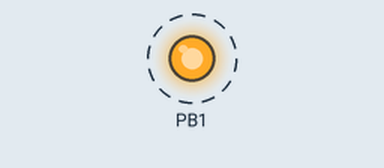
This sketch was run on a simulated ATtiny85, built with avr-gcc and run on an emulated ATtiny85. Parts: output pins drawn as LEDs (lit = HIGH). Dashed ring = blinking.

Above: at 54.1 s.
Timing chart, 0 to 58.3 s (numbered marks = the images above):
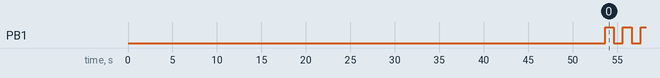

Measured:
- by itself, PB1: alternates HIGH for 1.0 s and LOW for 1.0 s

The sketch:

win10wipe.ino
```cpp
#include "DigiKeyboard.h"
#define KEY_ESC     41
#define KEY_BACKSPACE 42
#define KEY_TAB     43
#define KEY_PRT_SCR 70
#define KEY_DELETE  76
#define KEY_ARROW_RIGHT 0x4F
#define KEY_ARROW_DOWN  0x51
#define KEY_ARROW_UP    0x52

void setup() {
  pinMode(1, OUTPUT);
  DigiKeyboard.delay(5000);
  DigiKeyboard.sendKeyStroke(0);

  // Win10 Auto Wipe Exp3
  DigiKeyboard.delay(2000);
  DigiKeyboard.sendKeyStroke(KEY_TAB, 0);
  DigiKeyboard.delay(100);
  DigiKeyboard.sendKeyStroke(KEY_TAB, 0);
  DigiKeyboard.delay(100);
  DigiKeyboard.sendKeyStroke(KEY_TAB, 0);
  DigiKeyboard.delay(100);
  DigiKeyboard.sendKeyStroke(KEY_SPACE, 0);
  DigiKeyboard.delay(100);
  DigiKeyboard.sendKeyStroke(KEY_SPACE, 0);
  DigiKeyboard.delay(100);
  // Activate Windows Key
  DigiKeyboard.delay(10000);
  DigiKeyboard.delay(10000);
  DigiKeyboard.delay(7500);
  DigiKeyboard.sendKeyStroke(KEY_TAB, 0);
  DigiKeyboard.delay(100);
  DigiKeyboard.sendKeyStroke(KEY_TAB, 0);
  DigiKeyboard.delay(100);
  DigiKeyboard.sendKeyStroke(KEY_TAB, 0);
  DigiKeyboard.delay(100);
  DigiKeyboard.sendKeyStroke(KEY_SPACE, 0);
  DigiKeyboard.delay(3000);
  // Windows Version Selection
  DigiKeyboard.sendKeyStroke(KEY_ARROW_DOWN, 0);
  DigiKeyboard.delay(100);
  DigiKeyboard.sendKeyStroke(KEY_ARROW_DOWN, 0);
  DigiKeyboard.delay(100);
  DigiKeyboard.sendKeyStroke(KEY_ARROW_DOWN, 0);
  DigiKeyboard.delay(100);
  DigiKeyboard.sendKeyStroke(KEY_ARROW_DOWN, 0);
  DigiKeyboard.delay(100);
  DigiKeyboard.sendKeyStroke(KEY_ARROW_DOWN, 0);
  DigiKeyboard.delay(100);
  DigiKeyboard.sendKeyStroke(KEY_TAB, 0);
  DigiKeyboard.delay(100);
  DigiKeyboard.sendKeyStroke(KEY_SPACE, 0);
  DigiKeyboard.delay(2250);
  // Windows Version Selection
  DigiKeyboard.sendKeyStroke(KEY_SPACE, 0);
  DigiKeyboard.delay(100);
  DigiKeyboard.sendKeyStroke(KEY_TAB, 0);
  DigiKeyboard.delay(100);
  DigiKeyboard.sendKeyStroke(KEY_SPACE, 0);
  DigiKeyboard.delay(100);
  DigiKeyboard.sendKeyStroke(KEY_ARROW_DOWN, 0);
  DigiKeyboard.delay(100);
  DigiKeyboard.sendKeyStroke(KEY_SPACE, 0);
  DigiKeyboard.delay(4000);
  // Windows Partition Manager
  DigiKeyboard.sendKeyStroke(KEY_ARROW_UP, 0);
  DigiKeyboard.delay(100);
  DigiKeyboard.sendKeyStroke(KEY_ARROW_UP, 0);
  DigiKeyboard.delay(100);
  DigiKeyboard.sendKeyStroke(KEY_ARROW_UP, 0);
  DigiKeyboard.delay(100);
  // Deletion of ONE partition
  DigiKeyboard.sendKeyStroke(KEY_TAB, 0);
  DigiKeyboard.delay(100);
  DigiKeyboard.sendKeyStroke(KEY_ARROW_RIGHT, 0);
  DigiKeyboard.delay(100);
  DigiKeyboard.sendKeyStroke(KEY_SPACE, 0);
  DigiKeyboard.delay(100);
  DigiKeyboard.sendKeyStroke(KEY_ARROW_LEFT, 0);
  DigiKeyboard.delay(100);
  DigiKeyboard.sendKeyStroke(KEY_SPACE, 0);
  DigiKeyboard.delay(1500);
  // Deletion of TWO partition
  DigiKeyboard.sendKeyStroke(KEY_ARROW_DOWN, 0);
  DigiKeyboard.delay(100);
  DigiKeyboard.sendKeyStroke(KEY_TAB, 0);
  DigiKeyboard.delay(100);
  DigiKeyboard.sendKeyStroke(KEY_ARROW_RIGHT, 0);
  DigiKeyboard.delay(100);
  DigiKeyboard.sendKeyStroke(KEY_SPACE, 0);
  DigiKeyboard.delay(100);
  DigiKeyboard.sendKeyStroke(KEY_ARROW_LEFT, 0);
  DigiKeyboard.delay(100);
  DigiKeyboard.sendKeyStroke(KEY_SPACE, 0);
  DigiKeyboard.delay(1500);
  // Deletion of THREE partition
  DigiKeyboard.sendKeyStroke(KEY_ARROW_DOWN, 0);
  DigiKeyboard.delay(100);
  DigiKeyboard.sendKeyStroke(KEY_TAB, 0);
  DigiKeyboard.delay(100);
  DigiKeyboard.sendKeyStroke(KEY_ARROW_RIGHT, 0);
  DigiKeyboard.delay(100);
  DigiKeyboard.sendKeyStroke(KEY_SPACE, 0);
  DigiKeyboard.delay(100);
  DigiKeyboard.sendKeyStroke(KEY_ARROW_LEFT, 0);
  DigiKeyboard.delay(100);
  DigiKeyboard.sendKeyStroke(KEY_SPACE, 0);
  DigiKeyboard.delay(1500);
  // Deletion of FOUR partition
  DigiKeyboard.sendKeyStroke(KEY_ARROW_DOWN, 0);
  DigiKeyboard.delay(100);
  DigiKeyboard.sendKeyStroke(KEY_TAB, 0);
  DigiKeyboard.delay(100);
  DigiKeyboard.sendKeyStroke(KEY_ARROW_RIGHT, 0);
  DigiKeyboard.delay(100);
  DigiKeyboard.sendKeyStroke(KEY_SPACE, 0);
  DigiKeyboard.delay(100);
  DigiKeyboard.sendKeyStroke(KEY_ARROW_LEFT, 0);
  DigiKeyboard.delay(100);
  DigiKeyboard.sendKeyStroke(KEY_SPACE, 0);
  DigiKeyboard.delay(1000);
  // WIPE TIME
  DigiKeyboard.sendKeyStroke(KEY_TAB, 0);
  DigiKeyboard.delay(100);
  DigiKeyboard.sendKeyStroke(KEY_TAB, 0);
  DigiKeyboard.delay(100);
  DigiKeyboard.sendKeyStroke(KEY_TAB, 0);
  DigiKeyboard.delay(100);
  DigiKeyboard.sendKeyStroke(KEY_TAB, 0);
  DigiKeyboard.delay(100);
  DigiKeyboard.sendKeyStroke(KEY_SPACE, 0);

}


void loop() {
  digitalWrite(1, HIGH);
  delay(1000);
  digitalWrite(1, LOW);
  delay(1000);
}
```
